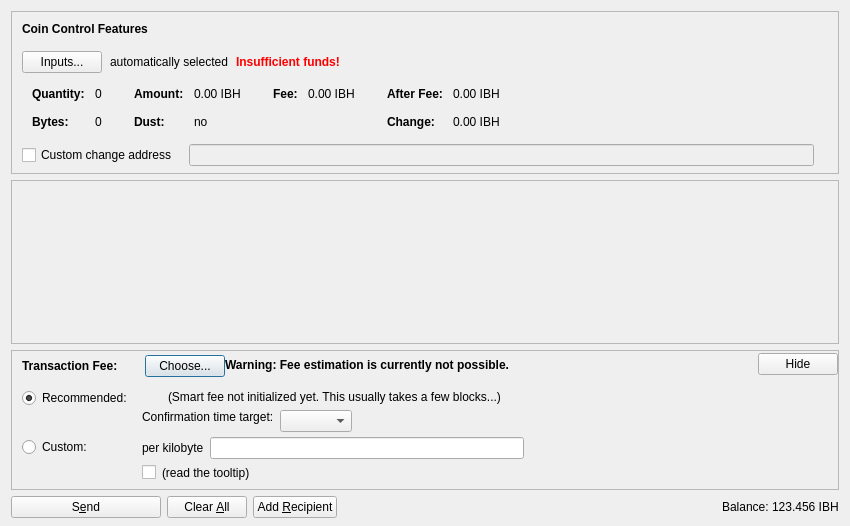
<?xml version="1.0" encoding="UTF-8"?>
<ui version="4.0">
 <class>SendCoinsDialog</class>
 <widget class="QDialog" name="SendCoinsDialog">
  <property name="geometry">
   <rect>
    <x>0</x>
    <y>0</y>
    <width>850</width>
    <height>526</height>
   </rect>
  </property>
  <property name="windowTitle">
   <string>Send Coins</string>
  </property>
  <layout class="QVBoxLayout" name="verticalLayout" stretch="0,1,0,0">
   <property name="bottomMargin">
    <number>8</number>
   </property>
   <item>
    <widget class="QFrame" name="frameCoinControl">
     <property name="sizePolicy">
      <sizepolicy hsizetype="Expanding" vsizetype="Expanding">
       <horstretch>0</horstretch>
       <verstretch>0</verstretch>
      </sizepolicy>
     </property>
     <property name="maximumSize">
      <size>
       <width>16777215</width>
       <height>16777215</height>
      </size>
     </property>
     <property name="frameShape">
      <enum>QFrame::StyledPanel</enum>
     </property>
     <property name="frameShadow">
      <enum>QFrame::Sunken</enum>
     </property>
     <layout class="QVBoxLayout" name="verticalLayoutCoinControl2">
      <property name="spacing">
       <number>0</number>
      </property>
      <property name="leftMargin">
       <number>0</number>
      </property>
      <property name="topMargin">
       <number>0</number>
      </property>
      <property name="rightMargin">
       <number>0</number>
      </property>
      <property name="bottomMargin">
       <number>6</number>
      </property>
      <item>
       <layout class="QVBoxLayout" name="verticalLayoutCoinControl" stretch="0,0,0,0,1">
        <property name="spacing">
         <number>0</number>
        </property>
        <property name="leftMargin">
         <number>10</number>
        </property>
        <property name="topMargin">
         <number>10</number>
        </property>
        <item>
         <layout class="QHBoxLayout" name="horizontalLayoutCoinControl1">
          <property name="bottomMargin">
           <number>15</number>
          </property>
          <item>
           <widget class="QLabel" name="labelCoinControlFeatures">
            <property name="sizePolicy">
             <sizepolicy hsizetype="Preferred" vsizetype="Maximum">
              <horstretch>0</horstretch>
              <verstretch>0</verstretch>
             </sizepolicy>
            </property>
            <property name="font">
             <font>
              <weight>75</weight>
              <bold>true</bold>
             </font>
            </property>
            <property name="styleSheet">
             <string notr="true">font-weight:bold;</string>
            </property>
            <property name="text">
             <string>Coin Control Features</string>
            </property>
           </widget>
          </item>
         </layout>
        </item>
        <item>
         <layout class="QHBoxLayout" name="horizontalLayoutCoinControl2" stretch="0,0,0,0">
          <property name="spacing">
           <number>8</number>
          </property>
          <property name="bottomMargin">
           <number>10</number>
          </property>
          <item>
           <widget class="QPushButton" name="pushButtonCoinControl">
            <property name="styleSheet">
             <string notr="true"/>
            </property>
            <property name="text">
             <string>Inputs...</string>
            </property>
            <property name="autoDefault">
             <bool>false</bool>
            </property>
           </widget>
          </item>
          <item>
           <widget class="QLabel" name="labelCoinControlAutomaticallySelected">
            <property name="text">
             <string>automatically selected</string>
            </property>
            <property name="margin">
             <number>5</number>
            </property>
           </widget>
          </item>
          <item>
           <widget class="QLabel" name="labelCoinControlInsuffFunds">
            <property name="font">
             <font>
              <weight>75</weight>
              <bold>true</bold>
             </font>
            </property>
            <property name="styleSheet">
             <string notr="true">color:red;font-weight:bold;</string>
            </property>
            <property name="text">
             <string>Insufficient funds!</string>
            </property>
            <property name="margin">
             <number>5</number>
            </property>
           </widget>
          </item>
          <item>
           <spacer name="horizontalSpacerCoinControl">
            <property name="orientation">
             <enum>Qt::Horizontal</enum>
            </property>
            <property name="sizeHint" stdset="0">
             <size>
              <width>40</width>
              <height>1</height>
             </size>
            </property>
           </spacer>
          </item>
         </layout>
        </item>
        <item>
         <widget class="QWidget" name="widgetCoinControl" native="true">
          <property name="sizePolicy">
           <sizepolicy hsizetype="Preferred" vsizetype="Preferred">
            <horstretch>0</horstretch>
            <verstretch>0</verstretch>
           </sizepolicy>
          </property>
          <property name="minimumSize">
           <size>
            <width>0</width>
            <height>0</height>
           </size>
          </property>
          <property name="styleSheet">
           <string notr="true"/>
          </property>
          <layout class="QHBoxLayout" name="horizontalLayoutCoinControl5">
           <property name="leftMargin">
            <number>0</number>
           </property>
           <property name="topMargin">
            <number>0</number>
           </property>
           <property name="rightMargin">
            <number>0</number>
           </property>
           <property name="bottomMargin">
            <number>0</number>
           </property>
           <item>
            <layout class="QHBoxLayout" name="horizontalLayoutCoinControl3" stretch="0,0,0,1">
             <property name="spacing">
              <number>20</number>
             </property>
             <property name="topMargin">
              <number>0</number>
             </property>
             <property name="bottomMargin">
              <number>10</number>
             </property>
             <item>
              <layout class="QFormLayout" name="formLayoutCoinControl1">
               <property name="horizontalSpacing">
                <number>10</number>
               </property>
               <property name="verticalSpacing">
                <number>14</number>
               </property>
               <property name="leftMargin">
                <number>10</number>
               </property>
               <property name="topMargin">
                <number>4</number>
               </property>
               <property name="rightMargin">
                <number>6</number>
               </property>
               <item row="0" column="0">
                <widget class="QLabel" name="labelCoinControlQuantityText">
                 <property name="font">
                  <font>
                   <weight>75</weight>
                   <bold>true</bold>
                  </font>
                 </property>
                 <property name="text">
                  <string>Quantity:</string>
                 </property>
                 <property name="margin">
                  <number>0</number>
                 </property>
                </widget>
               </item>
               <item row="0" column="1">
                <widget class="QLabel" name="labelCoinControlQuantity">
                 <property name="cursor">
                  <cursorShape>IBeamCursor</cursorShape>
                 </property>
                 <property name="contextMenuPolicy">
                  <enum>Qt::ActionsContextMenu</enum>
                 </property>
                 <property name="text">
                  <string notr="true">0</string>
                 </property>
                 <property name="margin">
                  <number>0</number>
                 </property>
                 <property name="textInteractionFlags">
                  <set>Qt::LinksAccessibleByMouse|Qt::TextSelectableByKeyboard|Qt::TextSelectableByMouse</set>
                 </property>
                </widget>
               </item>
               <item row="1" column="0">
                <widget class="QLabel" name="labelCoinControlBytesText">
                 <property name="font">
                  <font>
                   <weight>75</weight>
                   <bold>true</bold>
                  </font>
                 </property>
                 <property name="text">
                  <string>Bytes:</string>
                 </property>
                </widget>
               </item>
               <item row="1" column="1">
                <widget class="QLabel" name="labelCoinControlBytes">
                 <property name="cursor">
                  <cursorShape>IBeamCursor</cursorShape>
                 </property>
                 <property name="contextMenuPolicy">
                  <enum>Qt::ActionsContextMenu</enum>
                 </property>
                 <property name="text">
                  <string notr="true">0</string>
                 </property>
                 <property name="textInteractionFlags">
                  <set>Qt::LinksAccessibleByMouse|Qt::TextSelectableByKeyboard|Qt::TextSelectableByMouse</set>
                 </property>
                </widget>
               </item>
              </layout>
             </item>
             <item>
              <layout class="QFormLayout" name="formLayoutCoinControl2">
               <property name="horizontalSpacing">
                <number>10</number>
               </property>
               <property name="verticalSpacing">
                <number>14</number>
               </property>
               <property name="leftMargin">
                <number>6</number>
               </property>
               <property name="topMargin">
                <number>4</number>
               </property>
               <property name="rightMargin">
                <number>6</number>
               </property>
               <item row="0" column="0">
                <widget class="QLabel" name="labelCoinControlAmountText">
                 <property name="font">
                  <font>
                   <weight>75</weight>
                   <bold>true</bold>
                  </font>
                 </property>
                 <property name="text">
                  <string>Amount:</string>
                 </property>
                 <property name="margin">
                  <number>0</number>
                 </property>
                </widget>
               </item>
               <item row="0" column="1">
                <widget class="QLabel" name="labelCoinControlAmount">
                 <property name="cursor">
                  <cursorShape>IBeamCursor</cursorShape>
                 </property>
                 <property name="contextMenuPolicy">
                  <enum>Qt::ActionsContextMenu</enum>
                 </property>
                 <property name="text">
                  <string notr="true">0.00 IBH</string>
                 </property>
                 <property name="textInteractionFlags">
                  <set>Qt::LinksAccessibleByMouse|Qt::TextSelectableByKeyboard|Qt::TextSelectableByMouse</set>
                 </property>
                </widget>
               </item>
               <item row="1" column="0">
                <widget class="QLabel" name="labelCoinControlLowOutputText">
                 <property name="font">
                  <font>
                   <weight>75</weight>
                   <bold>true</bold>
                  </font>
                 </property>
                 <property name="text">
                  <string>Dust:</string>
                 </property>
                </widget>
               </item>
               <item row="1" column="1">
                <widget class="QLabel" name="labelCoinControlLowOutput">
                 <property name="cursor">
                  <cursorShape>IBeamCursor</cursorShape>
                 </property>
                 <property name="contextMenuPolicy">
                  <enum>Qt::ActionsContextMenu</enum>
                 </property>
                 <property name="text">
                  <string notr="true">no</string>
                 </property>
                 <property name="textInteractionFlags">
                  <set>Qt::LinksAccessibleByMouse|Qt::TextSelectableByKeyboard|Qt::TextSelectableByMouse</set>
                 </property>
                </widget>
               </item>
              </layout>
             </item>
             <item>
              <layout class="QFormLayout" name="formLayoutCoinControl3">
               <property name="horizontalSpacing">
                <number>10</number>
               </property>
               <property name="verticalSpacing">
                <number>14</number>
               </property>
               <property name="leftMargin">
                <number>6</number>
               </property>
               <property name="topMargin">
                <number>4</number>
               </property>
               <property name="rightMargin">
                <number>6</number>
               </property>
               <item row="0" column="0">
                <widget class="QLabel" name="labelCoinControlFeeText">
                 <property name="font">
                  <font>
                   <weight>75</weight>
                   <bold>true</bold>
                  </font>
                 </property>
                 <property name="text">
                  <string>Fee:</string>
                 </property>
                 <property name="margin">
                  <number>0</number>
                 </property>
                </widget>
               </item>
               <item row="0" column="1">
                <widget class="QLabel" name="labelCoinControlFee">
                 <property name="cursor">
                  <cursorShape>IBeamCursor</cursorShape>
                 </property>
                 <property name="contextMenuPolicy">
                  <enum>Qt::ActionsContextMenu</enum>
                 </property>
                 <property name="text">
                  <string notr="true">0.00 IBH</string>
                 </property>
                 <property name="textInteractionFlags">
                  <set>Qt::LinksAccessibleByMouse|Qt::TextSelectableByKeyboard|Qt::TextSelectableByMouse</set>
                 </property>
                </widget>
               </item>
              </layout>
             </item>
             <item>
              <layout class="QFormLayout" name="formLayoutCoinControl4">
               <property name="horizontalSpacing">
                <number>10</number>
               </property>
               <property name="verticalSpacing">
                <number>14</number>
               </property>
               <property name="leftMargin">
                <number>6</number>
               </property>
               <property name="topMargin">
                <number>4</number>
               </property>
               <property name="rightMargin">
                <number>6</number>
               </property>
               <item row="0" column="0">
                <widget class="QLabel" name="labelCoinControlAfterFeeText">
                 <property name="font">
                  <font>
                   <weight>75</weight>
                   <bold>true</bold>
                  </font>
                 </property>
                 <property name="text">
                  <string>After Fee:</string>
                 </property>
                 <property name="margin">
                  <number>0</number>
                 </property>
                </widget>
               </item>
               <item row="0" column="1">
                <widget class="QLabel" name="labelCoinControlAfterFee">
                 <property name="cursor">
                  <cursorShape>IBeamCursor</cursorShape>
                 </property>
                 <property name="contextMenuPolicy">
                  <enum>Qt::ActionsContextMenu</enum>
                 </property>
                 <property name="text">
                  <string notr="true">0.00 IBH</string>
                 </property>
                 <property name="textInteractionFlags">
                  <set>Qt::LinksAccessibleByMouse|Qt::TextSelectableByKeyboard|Qt::TextSelectableByMouse</set>
                 </property>
                </widget>
               </item>
               <item row="1" column="0">
                <widget class="QLabel" name="labelCoinControlChangeText">
                 <property name="font">
                  <font>
                   <weight>75</weight>
                   <bold>true</bold>
                  </font>
                 </property>
                 <property name="text">
                  <string>Change:</string>
                 </property>
                </widget>
               </item>
               <item row="1" column="1">
                <widget class="QLabel" name="labelCoinControlChange">
                 <property name="cursor">
                  <cursorShape>IBeamCursor</cursorShape>
                 </property>
                 <property name="contextMenuPolicy">
                  <enum>Qt::ActionsContextMenu</enum>
                 </property>
                 <property name="text">
                  <string notr="true">0.00 IBH</string>
                 </property>
                 <property name="textInteractionFlags">
                  <set>Qt::LinksAccessibleByMouse|Qt::TextSelectableByKeyboard|Qt::TextSelectableByMouse</set>
                 </property>
                </widget>
               </item>
              </layout>
             </item>
            </layout>
           </item>
          </layout>
         </widget>
        </item>
        <item>
         <layout class="QHBoxLayout" name="horizontalLayoutCoinControl4" stretch="0,0,0">
          <property name="spacing">
           <number>12</number>
          </property>
          <property name="sizeConstraint">
           <enum>QLayout::SetDefaultConstraint</enum>
          </property>
          <property name="topMargin">
           <number>5</number>
          </property>
          <property name="rightMargin">
           <number>5</number>
          </property>
          <item>
           <widget class="QCheckBox" name="checkBoxCoinControlChange">
            <property name="toolTip">
             <string>If this is activated, but the change address is empty or invalid, change will be sent to a newly generated address.</string>
            </property>
            <property name="text">
             <string>Custom change address</string>
            </property>
           </widget>
          </item>
          <item>
           <widget class="QValidatedLineEdit" name="lineEditCoinControlChange">
            <property name="enabled">
             <bool>false</bool>
            </property>
            <property name="sizePolicy">
             <sizepolicy hsizetype="Expanding" vsizetype="Fixed">
              <horstretch>0</horstretch>
              <verstretch>0</verstretch>
             </sizepolicy>
            </property>
           </widget>
          </item>
          <item>
           <widget class="QLabel" name="labelCoinControlChangeLabel">
            <property name="sizePolicy">
             <sizepolicy hsizetype="Preferred" vsizetype="Expanding">
              <horstretch>0</horstretch>
              <verstretch>0</verstretch>
             </sizepolicy>
            </property>
            <property name="minimumSize">
             <size>
              <width>0</width>
              <height>0</height>
             </size>
            </property>
            <property name="text">
             <string/>
            </property>
            <property name="margin">
             <number>3</number>
            </property>
           </widget>
          </item>
         </layout>
        </item>
        <item>
         <spacer name="verticalSpacerCoinControl">
          <property name="orientation">
           <enum>Qt::Vertical</enum>
          </property>
          <property name="sizeHint" stdset="0">
           <size>
            <width>800</width>
            <height>1</height>
           </size>
          </property>
         </spacer>
        </item>
       </layout>
      </item>
     </layout>
    </widget>
   </item>
   <item>
    <widget class="QScrollArea" name="scrollArea">
     <property name="widgetResizable">
      <bool>true</bool>
     </property>
     <widget class="QWidget" name="scrollAreaWidgetContents">
      <property name="geometry">
       <rect>
        <x>0</x>
        <y>0</y>
        <width>830</width>
        <height>104</height>
       </rect>
      </property>
      <layout class="QVBoxLayout" name="verticalLayout_2" stretch="0,1">
       <property name="leftMargin">
        <number>0</number>
       </property>
       <property name="topMargin">
        <number>0</number>
       </property>
       <property name="rightMargin">
        <number>0</number>
       </property>
       <property name="bottomMargin">
        <number>0</number>
       </property>
       <item>
        <layout class="QVBoxLayout" name="entries">
         <property name="spacing">
          <number>6</number>
         </property>
        </layout>
       </item>
       <item>
        <spacer name="verticalSpacer">
         <property name="orientation">
          <enum>Qt::Vertical</enum>
         </property>
         <property name="sizeHint" stdset="0">
          <size>
           <width>20</width>
           <height>40</height>
          </size>
         </property>
        </spacer>
       </item>
      </layout>
     </widget>
    </widget>
   </item>
   <item>
    <widget class="QFrame" name="frameFee">
     <property name="sizePolicy">
      <sizepolicy hsizetype="Expanding" vsizetype="Expanding">
       <horstretch>0</horstretch>
       <verstretch>0</verstretch>
      </sizepolicy>
     </property>
     <property name="maximumSize">
      <size>
       <width>16777215</width>
       <height>16777215</height>
      </size>
     </property>
     <property name="frameShape">
      <enum>QFrame::StyledPanel</enum>
     </property>
     <property name="frameShadow">
      <enum>QFrame::Sunken</enum>
     </property>
     <layout class="QVBoxLayout" name="verticalLayoutFee1">
      <property name="spacing">
       <number>0</number>
      </property>
      <property name="leftMargin">
       <number>0</number>
      </property>
      <property name="topMargin">
       <number>0</number>
      </property>
      <property name="rightMargin">
       <number>0</number>
      </property>
      <property name="bottomMargin">
       <number>0</number>
      </property>
      <item>
       <layout class="QVBoxLayout" name="verticalLayoutFee2" stretch="0,0,0">
        <property name="spacing">
         <number>0</number>
        </property>
        <property name="leftMargin">
         <number>10</number>
        </property>
        <property name="topMargin">
         <number>0</number>
        </property>
        <item>
         <layout class="QHBoxLayout" name="horizontalLayoutFee1">
          <property name="bottomMargin">
           <number>0</number>
          </property>
          <item>
           <layout class="QVBoxLayout" name="verticalLayoutFee7">
            <property name="spacing">
             <number>0</number>
            </property>
            <item>
             <spacer name="verticalSpacerSmartFee">
              <property name="orientation">
               <enum>Qt::Vertical</enum>
              </property>
              <property name="sizeType">
               <enum>QSizePolicy::Fixed</enum>
              </property>
              <property name="sizeHint" stdset="0">
               <size>
                <width>1</width>
                <height>4</height>
               </size>
              </property>
             </spacer>
            </item>
            <item>
             <layout class="QHBoxLayout" name="horizontalLayoutSmartFee">
              <property name="spacing">
               <number>10</number>
              </property>
              <item>
               <widget class="QLabel" name="labelFeeHeadline">
                <property name="sizePolicy">
                 <sizepolicy hsizetype="Preferred" vsizetype="Maximum">
                  <horstretch>0</horstretch>
                  <verstretch>0</verstretch>
                 </sizepolicy>
                </property>
                <property name="font">
                 <font>
                  <weight>75</weight>
                  <bold>true</bold>
                 </font>
                </property>
                <property name="styleSheet">
                 <string notr="true">font-weight:bold;</string>
                </property>
                <property name="text">
                 <string>Transaction Fee:</string>
                </property>
               </widget>
              </item>
              <item>
               <widget class="QLabel" name="labelFeeMinimized">
                <property name="text">
                 <string/>
                </property>
               </widget>
              </item>
              <item>
               <widget class="QPushButton" name="buttonChooseFee">
                <property name="text">
                 <string>Choose...</string>
                </property>
               </widget>
              </item>
             </layout>
            </item>
            <item>
             <spacer name="verticalSpacer_5">
              <property name="orientation">
               <enum>Qt::Vertical</enum>
              </property>
              <property name="sizeHint" stdset="0">
               <size>
                <width>1</width>
                <height>1</height>
               </size>
              </property>
             </spacer>
            </item>
           </layout>
          </item>
          <item>
           <widget class="QLabel" name="fallbackFeeWarningLabel">
            <property name="toolTip">
             <string>Using the fallbackfee can result in sending a transaction that will take several hours or days (or never) to confirm. Consider choosing your fee manually or wait until you have validated the complete chain.</string>
            </property>
            <property name="font">
            <font>
                <weight>75</weight>
                <bold>true</bold>
            </font>
            </property>
            <property name="text">
             <string>Warning: Fee estimation is currently not possible.</string>
            </property>
            <property name="wordWrap">
             <bool>false</bool>
            </property>
           </widget>
          </item>
          <item>
           <spacer name="horizontalSpacer_4">
            <property name="orientation">
             <enum>Qt::Horizontal</enum>
            </property>
            <property name="sizeType">
             <enum>QSizePolicy::MinimumExpanding</enum>
            </property>
            <property name="sizeHint" stdset="0">
             <size>
              <width>40</width>
              <height>20</height>
             </size>
            </property>
           </spacer>
          </item>
          <item>
           <widget class="QPushButton" name="buttonMinimizeFee">
            <property name="toolTip">
             <string>collapse fee-settings</string>
            </property>
            <property name="text">
             <string>Hide</string>
            </property>
           </widget>
          </item>
         </layout>
        </item>
        <item>
         <widget class="QFrame" name="frameFeeSelection">
          <layout class="QVBoxLayout" name="verticalLayoutFee12">
           <property name="spacing">
            <number>0</number>
           </property>
           <property name="leftMargin">
            <number>0</number>
           </property>
           <property name="topMargin">
            <number>0</number>
           </property>
           <property name="rightMargin">
            <number>0</number>
           </property>
           <property name="bottomMargin">
            <number>0</number>
           </property>
           <item>
            <layout class="QGridLayout" name="gridLayoutFee">
             <property name="topMargin">
              <number>10</number>
             </property>
             <property name="bottomMargin">
              <number>4</number>
             </property>
             <property name="horizontalSpacing">
              <number>10</number>
             </property>
             <property name="verticalSpacing">
              <number>4</number>
             </property>
             <item row="1" column="1">
              <layout class="QVBoxLayout" name="verticalLayoutFee8">
               <property name="spacing">
                <number>6</number>
               </property>
               <item>
                <layout class="QHBoxLayout" name="horizontalLayoutFee13">
                 <item>
                  <widget class="QLabel" name="labelCustomPerKilobyte">
                   <property name="toolTip">
                    <string>If the custom fee is set to 1000 satoshis and the transaction is only 250 bytes, then &quot;per kilobyte&quot; only pays 250 satoshis in fee, while &quot;total at least&quot; pays 1000 satoshis. For transactions bigger than a kilobyte both pay by kilobyte.</string>
                   </property>
                   <property name="text">
                    <string>per kilobyte</string>
                   </property>
                  </widget>
                 </item>
                 <item>
                  <widget class="BitcoinAmountField" name="customFee"/>
                 </item>
                 <item>
                  <spacer name="horizontalSpacer_6">
                   <property name="orientation">
                    <enum>Qt::Horizontal</enum>
                   </property>
                   <property name="sizeHint" stdset="0">
                    <size>
                     <width>1</width>
                     <height>1</height>
                    </size>
                   </property>
                  </spacer>
                 </item>
                </layout>
               </item>
               <item>
                <layout class="QHBoxLayout" name="horizontalLayoutFee8">
                 <item>
                  <widget class="QCheckBox" name="checkBoxMinimumFee">
                   <property name="toolTip">
                    <string>Paying only the minimum fee is just fine as long as there is less transaction volume than space in the blocks. But be aware that this can end up in a never confirming transaction once there is more demand for ibithub transactions than the network can process.</string>
                   </property>
                   <property name="text">
                    <string/>
                   </property>
                  </widget>
                 </item>
                 <item>
                  <widget class="QLabel" name="labelMinFeeWarning">
                   <property name="enabled">
                    <bool>true</bool>
                   </property>
                   <property name="toolTip">
                    <string>Paying only the minimum fee is just fine as long as there is less transaction volume than space in the blocks. But be aware that this can end up in a never confirming transaction once there is more demand for ibithub transactions than the network can process.</string>
                   </property>
                   <property name="text">
                    <string>(read the tooltip)</string>
                   </property>
                   <property name="margin">
                    <number>5</number>
                   </property>
                  </widget>
                 </item>
                 <item>
                  <spacer name="horizontalSpacer_2">
                   <property name="orientation">
                    <enum>Qt::Horizontal</enum>
                   </property>
                   <property name="sizeHint" stdset="0">
                    <size>
                     <width>1</width>
                     <height>1</height>
                    </size>
                   </property>
                  </spacer>
                 </item>
                </layout>
               </item>
              </layout>
             </item>
             <item row="0" column="0">
              <layout class="QVBoxLayout" name="verticalLayoutFee4" stretch="0,1">
               <item>
                <widget class="QRadioButton" name="radioSmartFee">
                 <property name="text">
                  <string>Recommended:</string>
                 </property>
                 <property name="checked">
                  <bool>true</bool>
                 </property>
                 <attribute name="buttonGroup">
                  <string notr="true">groupFee</string>
                 </attribute>
                </widget>
               </item>
               <item>
                <spacer name="verticalSpacer_2">
                 <property name="orientation">
                  <enum>Qt::Vertical</enum>
                 </property>
                 <property name="sizeHint" stdset="0">
                  <size>
                   <width>1</width>
                   <height>1</height>
                  </size>
                 </property>
                </spacer>
               </item>
              </layout>
             </item>
             <item row="1" column="0">
              <layout class="QVBoxLayout" name="verticalLayoutFee9" stretch="0,1">
               <item>
                <widget class="QRadioButton" name="radioCustomFee">
                 <property name="text">
                  <string>Custom:</string>
                 </property>
                 <attribute name="buttonGroup">
                  <string notr="true">groupFee</string>
                 </attribute>
                </widget>
               </item>
               <item>
                <spacer name="verticalSpacer_6">
                 <property name="orientation">
                  <enum>Qt::Vertical</enum>
                 </property>
                 <property name="sizeHint" stdset="0">
                  <size>
                   <width>1</width>
                   <height>1</height>
                  </size>
                 </property>
                </spacer>
               </item>
              </layout>
             </item>
             <item row="0" column="1">
              <layout class="QVBoxLayout" name="verticalLayoutFee3" stretch="0,0,1">
               <property name="spacing">
                <number>6</number>
               </property>
               <property name="topMargin">
                <number>2</number>
               </property>
               <item>
                <layout class="QHBoxLayout" name="horizontalLayoutFee12">
                 <item>
                  <widget class="QLabel" name="labelSmartFee">
                   <property name="text">
                    <string/>
                   </property>
                   <property name="margin">
                    <number>2</number>
                   </property>
                  </widget>
                 </item>
                 <item>
                  <widget class="QLabel" name="labelFeeEstimation">
                   <property name="text">
                    <string/>
                   </property>
                  </widget>
                 </item>
                 <item>
                  <widget class="QLabel" name="labelSmartFee2">
                   <property name="text">
                    <string>(Smart fee not initialized yet. This usually takes a few blocks...)</string>
                   </property>
                   <property name="margin">
                    <number>2</number>
                   </property>
                  </widget>
                 </item>
                 <item>
                  <spacer name="horizontalSpacer_5">
                   <property name="orientation">
                    <enum>Qt::Horizontal</enum>
                   </property>
                   <property name="sizeHint" stdset="0">
                    <size>
                     <width>1</width>
                     <height>1</height>
                    </size>
                   </property>
                  </spacer>
                 </item>
                </layout>
               </item>
               <item>
                <layout class="QHBoxLayout" name="horizontalLayoutFee9">
                 <item>
                  <layout class="QVBoxLayout" name="verticalLayoutFee6">
                   <item>
                    <widget class="QLabel" name="labelSmartFee3">
                     <property name="text">
                      <string>Confirmation time target:</string>
                     </property>
                     <property name="margin">
                      <number>2</number>
                     </property>
                    </widget>
                   </item>
                   <item>
                    <spacer name="verticalSpacer_3">
                     <property name="orientation">
                      <enum>Qt::Vertical</enum>
                     </property>
                     <property name="sizeHint" stdset="0">
                      <size>
                       <width>1</width>
                       <height>1</height>
                      </size>
                     </property>
                    </spacer>
                   </item>
                  </layout>
                 </item>
                 <item>
                  <layout class="QVBoxLayout" name="verticalLayoutFee5">
                   <property name="rightMargin">
                    <number>30</number>
                   </property>
                   <item>
                    <layout class="QHBoxLayout" name="horizontalLayoutConfTarget">
                     <property name="bottomMargin">
                      <number>0</number>
                     </property>
                     <item>
                      <widget class="QComboBox" name="confTargetSelector"/>
                     </item>
                     <item>
                      <spacer name="horizontalSpacerConfTarget">
                       <property name="orientation">
                        <enum>Qt::Horizontal</enum>
                       </property>
                       <property name="sizeHint" stdset="0">
                        <size>
                         <width>40</width>
                         <height>20</height>
                        </size>
                       </property>
                      </spacer>
                     </item>
                    </layout>
                   </item>
                  </layout>
                 </item>
                </layout>
               </item>
               <item>
                <spacer name="verticalSpacer_4">
                 <property name="orientation">
                  <enum>Qt::Vertical</enum>
                 </property>
                 <property name="sizeHint" stdset="0">
                  <size>
                   <width>1</width>
                   <height>1</height>
                  </size>
                 </property>
                </spacer>
               </item>
              </layout>
             </item>
            </layout>
           </item>
          </layout>
         </widget>
        </item>
        <item>
         <spacer name="verticalSpacerFee">
          <property name="orientation">
           <enum>Qt::Vertical</enum>
          </property>
          <property name="sizeHint" stdset="0">
           <size>
            <width>40</width>
            <height>5</height>
           </size>
          </property>
         </spacer>
        </item>
       </layout>
      </item>
     </layout>
    </widget>
   </item>
   <item>
    <layout class="QHBoxLayout" name="horizontalLayout">
     <item>
      <widget class="QPushButton" name="sendButton">
       <property name="minimumSize">
        <size>
         <width>150</width>
         <height>0</height>
        </size>
       </property>
       <property name="toolTip">
        <string>Confirm the send action</string>
       </property>
       <property name="text">
        <string>S&amp;end</string>
       </property>
       <property name="icon">
        <iconset resource="../bitcoin.qrc">
         <normaloff>:/icons/send</normaloff>:/icons/send</iconset>
       </property>
       <property name="autoDefault">
        <bool>false</bool>
       </property>
       <property name="default">
        <bool>false</bool>
       </property>
      </widget>
     </item>
     <item>
      <widget class="QPushButton" name="clearButton">
       <property name="sizePolicy">
        <sizepolicy hsizetype="Minimum" vsizetype="Fixed">
         <horstretch>0</horstretch>
         <verstretch>0</verstretch>
        </sizepolicy>
       </property>
       <property name="toolTip">
        <string>Clear all fields of the form.</string>
       </property>
       <property name="text">
        <string>Clear &amp;All</string>
       </property>
       <property name="icon">
        <iconset resource="../bitcoin.qrc">
         <normaloff>:/icons/remove</normaloff>:/icons/remove</iconset>
       </property>
       <property name="autoDefault">
        <bool>false</bool>
       </property>
      </widget>
     </item>
     <item>
      <widget class="QPushButton" name="addButton">
       <property name="toolTip">
        <string>Send to multiple recipients at once</string>
       </property>
       <property name="text">
        <string>Add &amp;Recipient</string>
       </property>
       <property name="icon">
        <iconset resource="../bitcoin.qrc">
         <normaloff>:/icons/add</normaloff>:/icons/add</iconset>
       </property>
       <property name="autoDefault">
        <bool>false</bool>
       </property>
      </widget>
     </item>
     <item>
      <spacer name="horizontalSpacer">
       <property name="orientation">
        <enum>Qt::Horizontal</enum>
       </property>
       <property name="sizeHint" stdset="0">
        <size>
         <width>40</width>
         <height>20</height>
        </size>
       </property>
      </spacer>
     </item>
     <item>
      <layout class="QHBoxLayout" name="horizontalLayout_2">
       <property name="spacing">
        <number>3</number>
       </property>
       <item>
        <widget class="QLabel" name="label">
         <property name="sizePolicy">
          <sizepolicy hsizetype="Preferred" vsizetype="Fixed">
           <horstretch>0</horstretch>
           <verstretch>0</verstretch>
          </sizepolicy>
         </property>
         <property name="text">
          <string>Balance:</string>
         </property>
        </widget>
       </item>
       <item>
        <widget class="QLabel" name="labelBalance">
         <property name="sizePolicy">
          <sizepolicy hsizetype="Preferred" vsizetype="Fixed">
           <horstretch>0</horstretch>
           <verstretch>0</verstretch>
          </sizepolicy>
         </property>
         <property name="cursor">
          <cursorShape>IBeamCursor</cursorShape>
         </property>
         <property name="text">
          <string notr="true">123.456 IBH</string>
         </property>
         <property name="textInteractionFlags">
          <set>Qt::LinksAccessibleByMouse|Qt::TextSelectableByKeyboard|Qt::TextSelectableByMouse</set>
         </property>
        </widget>
       </item>
      </layout>
     </item>
    </layout>
   </item>
  </layout>
 </widget>
 <customwidgets>
  <customwidget>
   <class>QValidatedLineEdit</class>
   <extends>QLineEdit</extends>
   <header>qvalidatedlineedit.h</header>
  </customwidget>
  <customwidget>
   <class>BitcoinAmountField</class>
   <extends>QLineEdit</extends>
   <header>bitcoinamountfield.h</header>
   <container>1</container>
  </customwidget>
 </customwidgets>
 <resources>
  <include location="../bitcoin.qrc"/>
 </resources>
 <connections/>
 <buttongroups>
  <buttongroup name="groupFee"/>
 </buttongroups>
</ui>
